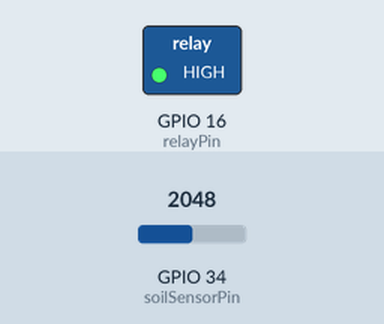
Bench run of a program on a simulated ESP32. Parts: switched loads named in the program (green lamp = pin HIGH). The inputs (shaded band) are chosen by the test bench; at power-on: GPIO 34 (soilSensorPin) = 2048. WiFi joins after 1.5 s; servers stay silent unless stated; no MQTT or app messages arrive unless stated; what the program prints to the serial monitor is not drawn.

Above: at 2.7 s.
2.8 s: GPIO 34 (soilSensorPin) set to 2429
8.0 s: GPIO 34 (soilSensorPin) set to 2490
At 12.2 s:
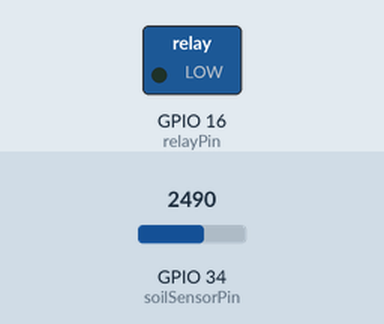
16.0 s: GPIO 34 (soilSensorPin) set to 2047
At 17.2 s:
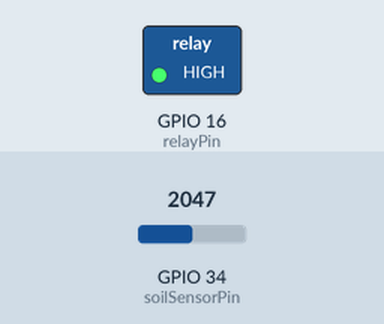
18.0 s: GPIO 34 (soilSensorPin) set to 2866
At 22.2 s:
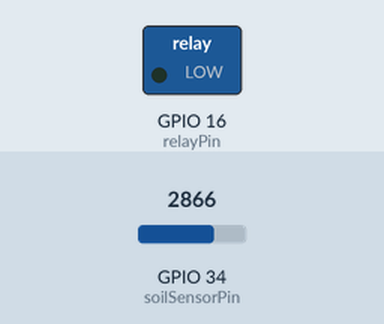
Timing chart, 0 to 23.7 s (numbered marks = the images above; inputs shaded):
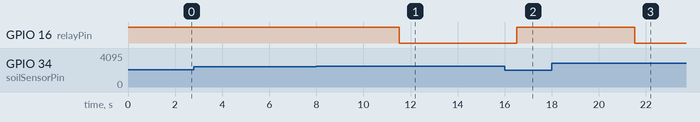

Measured:
- the behaviour switches between 2457 and 2458 on GPIO 34 (soilSensorPin) (found by bisection; images 0 and 1)
- after the input at 2.8 s, every drawn part: stays the same
- after the input at 8.0 s, GPIO 16 (relayPin): HIGH → LOW after 3.5 s
- after the input at 16.0 s, GPIO 16 (relayPin): LOW → HIGH after 0.51 s
- after the input at 18.0 s, GPIO 16 (relayPin): HIGH → LOW after 3.5 s

The program:

main.cpp
```cpp
#include <Arduino.h>
#include "secrets/wifi.h"
#include "secrets/mqtt.h"
#include "wifi_connect.h"
#include <WiFiClientSecure.h>
#include "ca_cert.h"
#include <PubSubClient.h>
#include <Ticker.h>

namespace
{
    const char *ssid = WiFiSecrets::ssid;
    const char *password = WiFiSecrets::pass;
    const char *relay_topic = "esp32/relay";       // Topic điều khiển relay từ Dashboard
    const char *soil_topic = "esp32/soil";        // Topic gửi độ ẩm đất
    const char *status_topic = "esp32/status";    // Topic gửi trạng thái bơm
    const char *mode_topic = "esp32/mode";        // Topic gửi/nhận chế độ điều khiển
    const char *lwt_topic = "esp32/lwt";
    const char *lwt_message = "ESP32 disconnected unexpectedly.";
    const int soilSensorPin = 34;
    const int relayPin = 16;
    const long interval = 5000;
    bool isManualMode = false; // Chế độ mặc định: AUTO
    bool manualPumpState = false; // Trạng thái bơm trong chế độ MANUAL
}

WiFiClientSecure tlsClient;
PubSubClient mqttClient(tlsClient);

Ticker soilPublishTicker;

void mqttCallback(char *topic, byte *payload, unsigned int length)
{
    Serial.printf("From %s:  ", topic);
    String message = "";
    for (unsigned int i = 0; i < length; i++)
    {
        message += (char)payload[i];
        Serial.print((char)payload[i]);
    }
    Serial.println();

    // Nhận lệnh chế độ AUTO/MANUAL
    if (String(topic) == mode_topic)
    {
        if (message == "MANUAL")
        {
            isManualMode = true;
            Serial.println("Switched to MANUAL mode");
        }
        else if (message == "AUTO")
        {
            isManualMode = false;
            Serial.println("Switched to AUTO mode");
        }
    }

    // Điều khiển relay trong chế độ MANUAL
    if (isManualMode && String(topic) == relay_topic)
    {
        if (message == "true")
        {
            digitalWrite(relayPin, LOW); // Bật bơm
            manualPumpState = true;
            mqttClient.publish(status_topic, "Pump: ON (MANUAL)");
            Serial.println("Pump turned ON manually.");
        }
        else if (message == "false")
        {
            digitalWrite(relayPin, HIGH); // Tắt bơm
            manualPumpState = false;
            mqttClient.publish(status_topic, "Pump: OFF (MANUAL)");
            Serial.println("Pump turned OFF manually.");
        }
    }
}


void publishSoilData()
{
    int soilMoistureValue = analogRead(soilSensorPin);
    float soilPercentage = (100 - (soilMoistureValue / 4095.0) * 100);

    if (!isManualMode) // Chỉ điều khiển bơm tự động khi ở chế độ AUTO
    {
        String pumpState;
        if (soilPercentage < 40.0)
        {
            digitalWrite(relayPin, LOW); // Bật bơm
            pumpState = "ON (AUTO)";
            Serial.println("Relay ON (Soil Moisture < 40%)");
        }
        else
        {
            digitalWrite(relayPin, HIGH); // Tắt bơm
            pumpState = "OFF (AUTO)";
            Serial.println("Relay OFF (Soil Moisture >= 40%)");
        }
        mqttClient.publish(status_topic, pumpState.c_str(), true);
    }

    // Gửi giá trị độ ẩm đất
    String moisture = String(soilPercentage, 2);
    mqttClient.publish(soil_topic, moisture.c_str(), true);
    Serial.printf("Soil Moisture: %s%%\n", moisture.c_str());
}


void mqttReconnect()
{
    while (!mqttClient.connected())
    {
        Serial.println("Attempting MQTT connection...");
        String client_id = "esp32-client-";
        client_id += String(WiFi.macAddress());
        if (mqttClient.connect(client_id.c_str(), MQTT::username, MQTT::password, lwt_topic, 0, false, lwt_message))
        {
            Serial.println("MQTT connected");
            mqttClient.subscribe(relay_topic); // Đăng ký topic điều khiển relay
            mqttClient.subscribe(mode_topic);  // Đăng ký topic chuyển đổi chế độ
        }
        else
        {
            Serial.print("MQTT connection failed, rc=");
            Serial.print(mqttClient.state());
            Serial.println(". Retrying in 1 second...");
            delay(1000);
        }
    }
}

void setup()
{
    Serial.begin(115200);
    pinMode(soilSensorPin, INPUT);
    pinMode(relayPin, OUTPUT);
    digitalWrite(relayPin, HIGH); // Relay OFF by default

    setup_wifi(ssid, password);
    tlsClient.setCACert(ca_cert);

    mqttClient.setCallback(mqttCallback);
    mqttClient.setServer(MQTT::broker, MQTT::port);

    soilPublishTicker.attach_ms(interval, publishSoilData); // Gửi dữ liệu định kỳ
}

void loop()
{
    if (!mqttClient.connected())
    {
        mqttReconnect();
    }
    mqttClient.loop();
}
```

mqtt.h
```cpp
namespace MQTT {
    const char* username = "duongqua69";
    const char* password = "duong692003";
    const char* broker = "412e08cd926e4a4fb9875fe7c53dda78.s1.eu.hivemq.cloud";
    const int port = 8883; // or 8883 for secure MQTT
}
```

wifi.h
```cpp
#ifndef WIFI_SECRETS_H
#define WIFI_SECRETS_H

namespace WiFiSecrets {
    const char *ssid = "TANG 4";// Enter your Wi-Fi name
    const char *pass = "88888888";// Enter Wi-Fi password
}

#endif
```

ca_cert.h
```cpp
const char* ca_cert = R"~~~(
-----BEGIN CERTIFICATE-----
MIIFazCCA1OgAwIBAgIRAIIQz7DSQONZRGPgu2OCiwAwDQYJKoZIhvcNAQELBQAw
TzELMAkGA1UEBhMCVVMxKTAnBgNVBAoTIEludGVybmV0IFNlY3VyaXR5IFJlc2Vh
cmNoIEdyb3VwMRUwEwYDVQQDEwxJU1JHIFJvb3QgWDEwHhcNMTUwNjA0MTEwNDM4
WhcNMzUwNjA0MTEwNDM4WjBPMQswCQYDVQQGEwJVUzEpMCcGA1UEChMgSW50ZXJu
ZXQgU2VjdXJpdHkgUmVzZWFyY2ggR3JvdXAxFTATBgNVBAMTDElTUkcgUm9vdCBY
MTCCAiIwDQYJKoZIhvcNAQEBBQADggIPADCCAgoCggIBAK3oJHP0FDfzm54rVygc
h77ct984kIxuPOZXoHj3dcKi/vVqbvYATyjb3miGbESTtrFj/RQSa78f0uoxmyF+
0TM8ukj13Xnfs7j/EvEhmkvBioZxaUpmZmyPfjxwv60pIgbz5MDmgK7iS4+3mX6U
A5/TR5d8mUgjU+g4rk8Kb4Mu0UlXjIB0ttov0DiNewNwIRt18jA8+o+u3dpjq+sW
T8KOEUt+zwvo/7V3LvSye0rgTBIlDHCNAymg4VMk7BPZ7hm/ELNKjD+Jo2FR3qyH
B5T0Y3HsLuJvW5iB4YlcNHlsdu87kGJ55tukmi8mxdAQ4Q7e2RCOFvu396j3x+UC
B5iPNgiV5+I3lg02dZ77DnKxHZu8A/lJBdiB3QW0KtZB6awBdpUKD9jf1b0SHzUv
KBds0pjBqAlkd25HN7rOrFleaJ1/ctaJxQZBKT5ZPt0m9STJEadao0xAH0ahmbWn
OlFuhjuefXKnEgV4We0+UXgVCwOPjdAvBbI+e0ocS3MFEvzG6uBQE3xDk3SzynTn
jh8BCNAw1FtxNrQHusEwMFxIt4I7mKZ9YIqioymCzLq9gwQbooMDQaHWBfEbwrbw
qHyGO0aoSCqI3Haadr8faqU9GY/rOPNk3sgrDQoo//fb4hVC1CLQJ13hef4Y53CI
rU7m2Ys6xt0nUW7/vGT1M0NPAgMBAAGjQjBAMA4GA1UdDwEB/wQEAwIBBjAPBgNV
HRMBAf8EBTADAQH/MB0GA1UdDgQWBBR5tFnme7bl5AFzgAiIyBpY9umbbjANBgkq
hkiG9w0BAQsFAAOCAgEAVR9YqbyyqFDQDLHYGmkgJykIrGF1XIpu+ILlaS/V9lZL
ubhzEFnTIZd+50xx+7LSYK05qAvqFyFWhfFQDlnrzuBZ6brJFe+GnY+EgPbk6ZGQ
3BebYhtF8GaV0nxvwuo77x/Py9auJ/GpsMiu/X1+mvoiBOv/2X/qkSsisRcOj/KK
NFtY2PwByVS5uCbMiogziUwthDyC3+6WVwW6LLv3xLfHTjuCvjHIInNzktHCgKQ5
ORAzI4JMPJ+GslWYHb4phowim57iaztXOoJwTdwJx4nLCgdNbOhdjsnvzqvHu7Ur
TkXWStAmzOVyyghqpZXjFaH3pO3JLF+l+/+sKAIuvtd7u+Nxe5AW0wdeRlN8NwdC
jNPElpzVmbUq4JUagEiuTDkHzsxHpFKVK7q4+63SM1N95R1NbdWhscdCb+ZAJzVc
oyi3B43njTOQ5yOf+1CceWxG1bQVs5ZufpsMljq4Ui0/1lvh+wjChP4kqKOJ2qxq
4RgqsahDYVvTH9w7jXbyLeiNdd8XM2w9U/t7y0Ff/9yi0GE44Za4rF2LN9d11TPA
mRGunUHBcnWEvgJBQl9nJEiU0Zsnvgc/ubhPgXRR4Xq37Z0j4r7g1SgEEzwxA57d
emyPxgcYxn/eR44/KJ4EBs+lVDR3veyJm+kXQ99b21/+jh5Xos1AnX5iItreGCc=
-----END CERTIFICATE-----
)~~~";
```

wifi_connect.h
```cpp
/***
 * generic `setup_wifi` utilities
 ***/

#pragma once
#include <Arduino.h>
#include <WiFi.h>
#include <WiFiMulti.h>

namespace WiFiConnect
{
    constexpr const char *ssid[]{"ssid1", "ssid2"};
    constexpr const char *pass[]{"pass1", "pass2"};
}

inline void setup_wifi_multi()
{ // https://github.com/espressif/arduino-esp32/blob/master/libraries/WiFi/examples/WiFiMulti/WiFiMulti.ino
    WiFiMulti wifiMulti;

    wifiMulti.addAP(WiFiConnect::ssid[0], WiFiConnect::pass[0]);
    wifiMulti.addAP(WiFiConnect::ssid[1], WiFiConnect::pass[1]);

    Serial.println("Connecting WiFi ...");
    if (wifiMulti.run() == WL_CONNECTED)
    {
        Serial.printf("Connected to SSID: '%s'\n", WiFi.SSID().c_str());
        Serial.print("IP address: ");
        Serial.println(WiFi.localIP());
        // Serial.printf("Auto Reconnect: %d", WiFi.getAutoReconnect()); // default: true
    }
}

inline void setup_wifi(const uint8_t AP_index = 1)
{
    delay(10);
    Serial.printf("Connecting to %s ", WiFiConnect::ssid[AP_index]);
    WiFi.begin(WiFiConnect::ssid[AP_index], WiFiConnect::pass[AP_index]);
    while (WiFi.status() != WL_CONNECTED)
    {
        delay(500);
        Serial.print(".");
    }
    Serial.printf("\nConnected to SSID: '%s'\n", WiFi.SSID().c_str());
    Serial.print("IP address: ");
    Serial.println(WiFi.localIP());
}

inline void setup_wifi(const char *SSID, const char *PASS)
{
    delay(10);
    Serial.printf("Connecting to %s ", SSID);
    WiFi.begin(SSID, PASS);
    while (WiFi.status() != WL_CONNECTED)
    { // ESP will hang there!!!
        delay(500);
        Serial.print(".");
    }
    Serial.printf("\nConnected to SSID: '%s'\n", WiFi.SSID().c_str());
    Serial.print("IP address: ");
    Serial.println(WiFi.localIP());
}
```
